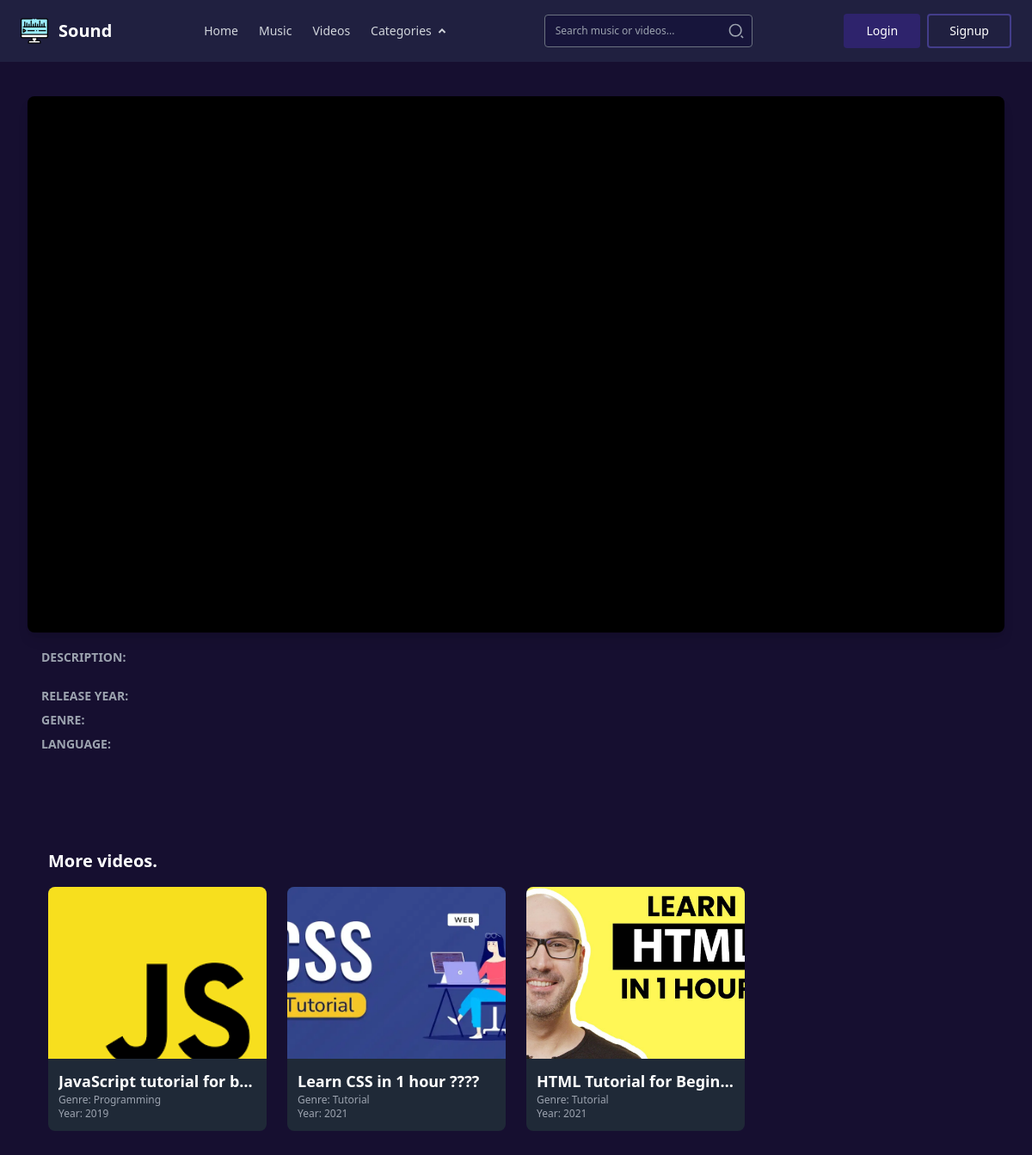
Screenshot of /routes/video.php with the database file from the repository.
### tables this page shows
CREATE TABLE `videos` (
  `video_id` int(11) NOT NULL,
  `title` varchar(100) NOT NULL,
  `language` enum('ENGLISH','REGIONAL') NOT NULL,
  `year` year(4) NOT NULL,
  `genre_id` int(11) NOT NULL,
  `file_path` varchar(255) NOT NULL,
  `cover_image` varchar(255) DEFAULT NULL,
  `description` text DEFAULT NULL,
  `is_new` tinyint(1) DEFAULT 1,
  `created_at` datetime DEFAULT current_timestamp()
);

CREATE TABLE `genres` (
  `genre_id` int(11) NOT NULL,
  `name` varchar(100) NOT NULL
);

### routes/video.php (the view, shortened to what this page needs)
<?php
include_once("../includes/header.php");
$video_id = isset($_GET['video_id']) ? intval($_GET['video_id']) : 0;
    $video_query = "
        SELECT
            v.video_id,
            v.title,
            v.year,
            v.language,
            v.cover_image,
            v.description,
            g.name AS genre_name,
            v.file_path
        FROM videos v
        JOIN genres g ON v.genre_id = g.genre_id
        WHERE v.video_id = ?
    ";
    $stmt = $conn->prepare($video_query);
    $stmt->bind_param('i', $video_id);
    $stmt->execute();
    $video_result = $stmt->get_result();
    $video = $video_result->fetch_assoc();
?>
<section class="min-h-screen flex flex-col items-center text-white w-full py-6">
    <div class="video-container w-full p-4 px-8">
        <div id="videoPlayerContainer"
            class="relative bg-black flex items-center justify-center pt-14 rounded-lg overflow-hidden shadow-lg group">
            <video id="video-player" class="w-full h-auto max-h-[650px] object-contain"
                poster="../assets/media/images/<?= $video['cover_image']?>">
                <source src="../assets/media/videos/<?= $video['file_path']?>" type="video/mp4">
            </video>
        </div>
        <div class="mt-4 px-4 mb-8">
            <p id="video-description" class="font-medium mt-2 min-h-[40px]">
                <span class="text-gray-400 font-bold text-sm mt-2">DESCRIPTION:</span> <?= $video['description']?>
            </p>
            <p id="upload-date" class="text-gray-400 font-bold text-sm mt-2">
                RELEASE YEAR: <span class="font-medium text-gray-200"><?= $video['year']?></span>
            </p>
            <p id="upload-date" class="text-gray-400 font-bold text-sm mt-2">
                GENRE: <span class="font-medium text-gray-200"><?= $video['genre_name']?></span>
            </p>
            <p id="upload-date" class="text-gray-400 font-bold text-sm mt-2">
                LANGUAGE: <span class="font-medium text-gray-200"><?= $video['language']?></span>
            </p>
        </div>
    </div>
    <div class="more-videos px-14 w-full mt-16">
        <h3 class="text-xl font-bold mb-4">More videos.</h3>
        <div class="grid grid-cols-1 sm:grid-cols-2 lg:grid-cols-4 gap-6">
            <?php
        $related_query = "
            SELECT
                v.video_id,
                v.title,
                v.cover_image,
                g.name AS genre_name,
                v.year
            FROM videos v
            JOIN genres g ON v.genre_id = g.genre_id
            WHERE v.video_id != ?
            LIMIT 4
        ";
        $related_stmt = $conn->prepare($related_query);
        $related_stmt->bind_param('i',  $video_id);
        $related_stmt->execute();
        $related_result = $related_stmt->get_result();
        $more_videos = [];
        while ($row = $related_result->fetch_assoc()) {
            $more_videos[] = $row;
        }
        if (!empty($more_videos)):
            foreach ($more_videos as $related): ?>
            <div onclick="window.location.href = './video.php?video_id=<?= $related['video_id']?>'" class="related-card bg-gray-800 rounded-lg overflow-hidden hover:bg-gray-700 cursor-pointer transition">
                <img src="../assets/media/images/<?= htmlspecialchars($related['cover_image']) ?>"
                    class="w-full h-[200px] object-cover" alt="<?= htmlspecialchars($related['title']) ?>">
                <div class="p-3">
                    <h3 class="truncate font-semibold text-lg"><?= htmlspecialchars($related['title']) ?></h3>
                    <p class="text-gray-400 text-xs">
                        Genre: <span class="text-gray-400"><?= htmlspecialchars($related['genre_name']) ?></span>
                    </p>
                    <p class="text-gray-400 text-xs">Year: <?= htmlspecialchars($related['year']) ?></p>
                </div>
            </div>
            <?php
            endforeach;
        else: ?>
            <p class="text-gray-400 py-24 px-16 col-span-full">No related videos found.</p>
            <?php
        endif; ?>
        </div>
    </div>
</section>
</body>
</html>

### rows the page displays
videos: cover_image (picture), title "JavaScript tutorial for b…", genre.name "Programming", year "2019"
videos: cover_image (picture), title "Learn CSS in 1 hour ????", genre.name "Tutorial", year "2021"
videos: cover_image (picture), title "HTML Tutorial for Begin…", genre.name "Tutorial", year "2021"
